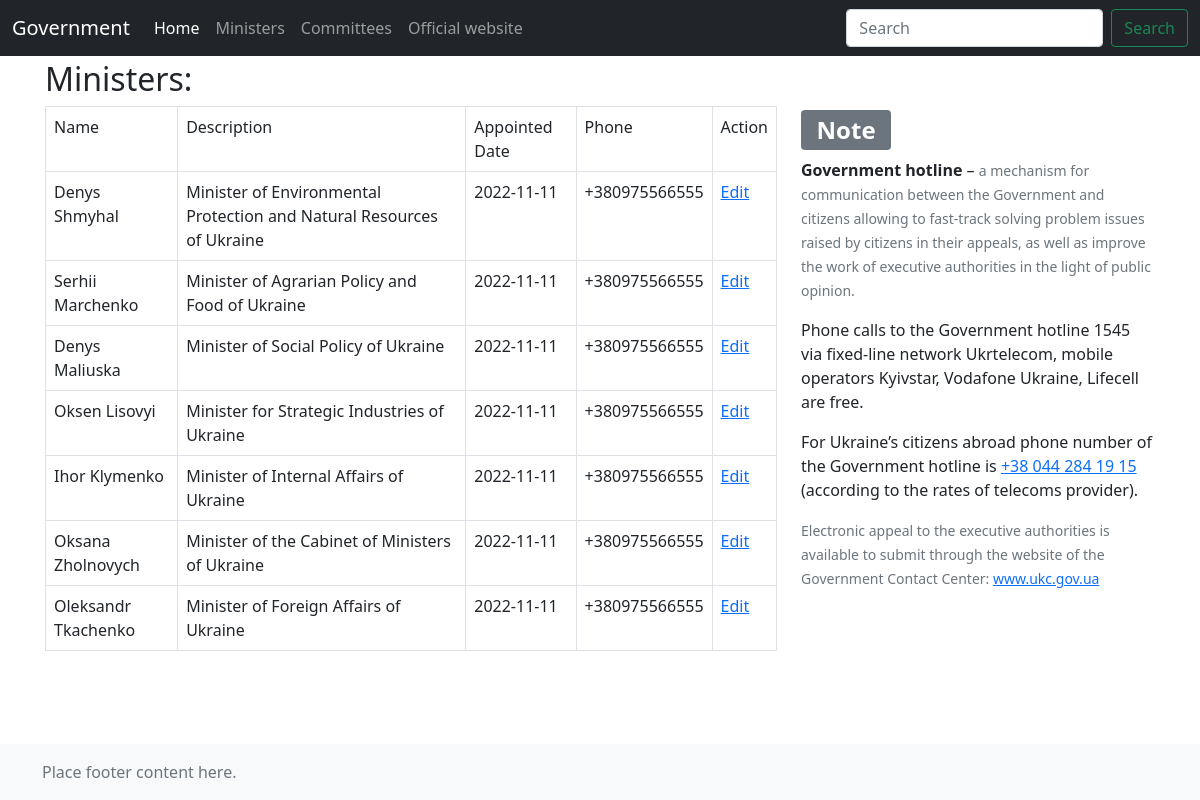
Page /ministers.php on the committed database.
### tables this page shows
CREATE TABLE IF NOT EXISTS `minister` (
  `id` INT NOT NULL AUTO_INCREMENT,
  `user_id` INT NOT NULL,
  `title` VARCHAR(45) NULL,
  `description` VARCHAR(256) NULL,
  `appointed_date` DATE NULL,
  `finished_date` DATE NULL,
  `cabmin_id` INT NOT NULL,
  PRIMARY KEY (`id`),
  INDEX `fk_minister_user1_idx` (`user_id` ASC) VISIBLE,
  INDEX `fk_minister_cabmin1_idx` (`cabmin_id` ASC) VISIBLE,
  CONSTRAINT `fk_minister_user1`
    FOREIGN KEY (`user_id`)
    REFERENCES `user` (`id`)
    ON DELETE NO ACTION
    ON UPDATE NO ACTION,
  CONSTRAINT `fk_minister_cabmin1`
    FOREIGN KEY (`cabmin_id`)
    REFERENCES `cabmin` (`id`)
    ON DELETE NO ACTION
    ON UPDATE NO ACTION);

CREATE TABLE IF NOT EXISTS `user` (
  `id` INT NOT NULL AUTO_INCREMENT,
  `email` VARCHAR(45) NOT NULL,
  `first_name` VARCHAR(45) NULL,
  `last_name` VARCHAR(45) NULL,
  `phone` VARCHAR(45) NULL,
  `address1` VARCHAR(45) NULL,
  `address2` VARCHAR(45) NULL,
  `political_affiliation` VARCHAR(45) NULL,
  `birth_date` DATE NULL,
  `committee_id` INT NULL,
  PRIMARY KEY (`id`));

### public/ministers.php (the view, shortened to what this page needs)
<?php include "templates/head.php"?>
<main class="flex-shrink-0">
    <div class="container">
        <div class="row">
            <div class="col-md-8">
                <?php
                if(isset($mysqli)) {
                    $id = null;
                    $sqlA = "SELECT id FROM cabmin WHERE finished_date IS NULL";
                    if ($result = $mysqli -> query($sqlA)) {
                        while ($row = $result->fetch_row()) {
                            $id = $row[0];
                        }
                        $sql = sprintf("SELECT minister.id, minister.description,
                                                    minister.appointed_date,
                                                    user.first_name, user.last_name,
                                                    user.phone
                                                FROM minister
                                                INNER JOIN user ON minister.user_id = user.id
                                                WHERE cabmin_id = %d", $id);
                        $result = $mysqli->query($sql);
                        if ($result->num_rows > 0) {
                            echo "<h2>Ministers: </h2>";
                            echo '<table class="table table-bordered">';
                            echo "<tr>	<td>Name</td>
                                    <td>Description</td>
                                    <td>Appointed Date</td>
                                    <td>Phone</td>
                                    <td>Action</td>
                                    </tr>";
                            while($row = $result->fetch_assoc()) {
                            $edit = sprintf('<a href="edit_minister.php?id=%s">Edit</a>', $row["id"]);
                                printf("<tr>
                                        <td>%s</td>
                                        <td>%s</td>
                                        <td>%s</td>
                                        <td>%s</td>
                                        <td>%s</td>
                                        </tr>\n",
                                    $row["first_name"] .' '. $row["last_name"],
                                    $row["description"],
                                    $row["appointed_date"],
                                    $row["phone"],
                                $edit);
                            }
                            echo "</table>\n";
                        } else {
                            echo "0 results";
                        }
                    }
                }
                ?>
            </div>
            <?php include "templates/sidebar.php"?>
        </div>
    </div>
</main>
<?php include "templates/footer.php"?>

### public/templates/head.php (shortened to what this page needs)
<!doctype html>
<html lang="en" class="h-100">
<head>
    <link href="https://cdn.jsdelivr.net/npm/bootstrap@5.0.2/dist/css/bootstrap.min.css" rel="stylesheet">
    <link href="../sticky-footer-navbar.css" rel="stylesheet">
</head>
<body class="d-flex flex-column h-100">
<header>
    <nav class="navbar navbar-expand-md navbar-dark fixed-top bg-dark">
        <div class="container-fluid">
            <a class="navbar-brand" href="#">Government</a>
            <div class="collapse navbar-collapse" id="navbarCollapse">
                <ul class="navbar-nav me-auto mb-2 mb-md-0">
                    <li class="nav-item">
                        <a class="nav-link active" aria-current="page" href="/">Home</a>
                    </li>
                    <li class="nav-item">
                        <a class="nav-link" href="ministers.php">Ministers</a>
                    </li>
                    <li class="nav-item">
                        <a class="nav-link" href="committee.php">Committees</a>
                    </li>
                    <li class="nav-item">
                        <a class="nav-link" href="https://www.kmu.gov.ua/" target="_blank">
                            Official website
                        </a>
                    </li>
                </ul>
                <form class="d-flex">
                    <input class="form-control me-2" type="search" placeholder="Search" aria-label="Search">
                    <button class="btn btn-outline-success" type="submit">Search</button>
                </form>
            </div>
        </div>
    </nav>
</header>

### public/templates/sidebar.php
<div class="col-md-4">
    <h2 class="mt-5"><span class="badge bg-secondary">Note</span></h2>
    <p><b>Government hotline</b> –
        <small class="text-muted">a mechanism for communication between the Government and citizens allowing to
            fast-track solving problem issues raised by citizens in their appeals, as well as improve the work of
            executive authorities in the light of public opinion. </small></p>
    <p>Phone calls to the Government hotline 1545 via fixed-line network Ukrtelecom, mobile operators Kyivstar,
        Vodafone Ukraine, Lifecell are free.</p>
    <p>For Ukraine’s citizens abroad phone number of the Government hotline is
        <a href="tel:+38 044 284 19 15">+38 044 284 19 15</a>
        (according to the rates of telecoms provider).</p>
    <small class="text-muted">Electronic appeal to the executive authorities is available to submit
        through the website of the Government Contact Center: <a href="https://www.ukc.gov.ua">www.ukc.gov.ua</a>
    </small>
</div>

### public/templates/footer.php
<footer class="footer mt-auto py-3 bg-light">
    <div class="container">
        <span class="text-muted">Place footer content here.</span>
    </div>
</footer>
</body>
</html>

### public/sticky-footer-navbar.css (style rules this page uses)
main > .container { padding: 60px 15px 0; }

### rows in the picture
minister: user.last_name "Denys Shmyhal", description "Minister of Environmental Protection and Natural Resources of Ukraine", appointed_date "2022-11-11", user.phone "+380975566555"
minister: user.last_name "Serhii Marchenko", description "Minister of Agrarian Policy and Food of Ukraine", appointed_date "2022-11-11", user.phone "+380975566555"
minister: user.last_name "Denys Maliuska", description "Minister of Social Policy of Ukraine", appointed_date "2022-11-11", user.phone "+380975566555"
minister: user.last_name "Oksen Lisovyi", description "Minister for Strategic Industries of Ukraine", appointed_date "2022-11-11", user.phone "+380975566555"
minister: user.last_name "Ihor Klymenko", description "Minister of Internal Affairs of Ukraine", appointed_date "2022-11-11", user.phone "+380975566555"
minister: user.last_name "Oksana Zholnovych", description "Minister of the Cabinet of Ministers of Ukraine", appointed_date "2022-11-11", user.phone "+380975566555"
minister: user.last_name "Oleksandr Tkachenko", description "Minister of Foreign Affairs of Ukraine", appointed_date "2022-11-11", user.phone "+380975566555"
